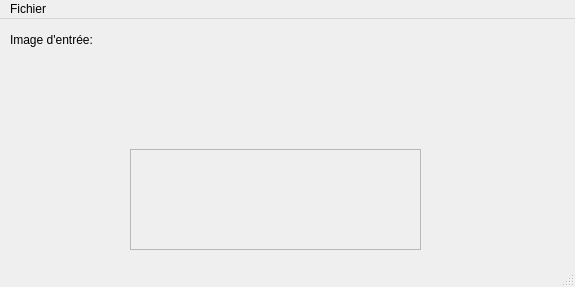
<?xml version="1.0" encoding="UTF-8"?>
<ui version="4.0">
 <class>MainWindow</class>
 <widget class="QMainWindow" name="MainWindow">
  <property name="geometry">
   <rect>
    <x>0</x>
    <y>0</y>
    <width>575</width>
    <height>287</height>
   </rect>
  </property>
  <property name="windowTitle">
   <string>MainWindow</string>
  </property>
  <widget class="QWidget" name="centralwidget">
   <widget class="QLabel" name="label">
    <property name="geometry">
     <rect>
      <x>10</x>
      <y>10</y>
      <width>381</width>
      <height>21</height>
     </rect>
    </property>
    <property name="text">
     <string>Image d'entrée:</string>
    </property>
   </widget>
   <widget class="QFrame" name="frame">
    <property name="geometry">
     <rect>
      <x>130</x>
      <y>130</y>
      <width>291</width>
      <height>101</height>
     </rect>
    </property>
    <property name="frameShape">
     <enum>QFrame::StyledPanel</enum>
    </property>
    <property name="frameShadow">
     <enum>QFrame::Raised</enum>
    </property>
   </widget>
  </widget>
  <widget class="QMenuBar" name="menubar">
   <property name="geometry">
    <rect>
     <x>0</x>
     <y>0</y>
     <width>575</width>
     <height>26</height>
    </rect>
   </property>
   <widget class="QMenu" name="menufichier">
    <property name="title">
     <string>Fichier</string>
    </property>
    <addaction name="actionOvrir"/>
   </widget>
   <addaction name="menufichier"/>
  </widget>
  <widget class="QStatusBar" name="statusbar"/>
  <action name="actionOvrir">
   <property name="text">
    <string>Ovrir</string>
   </property>
  </action>
 </widget>
 <resources/>
 <connections/>
</ui>
